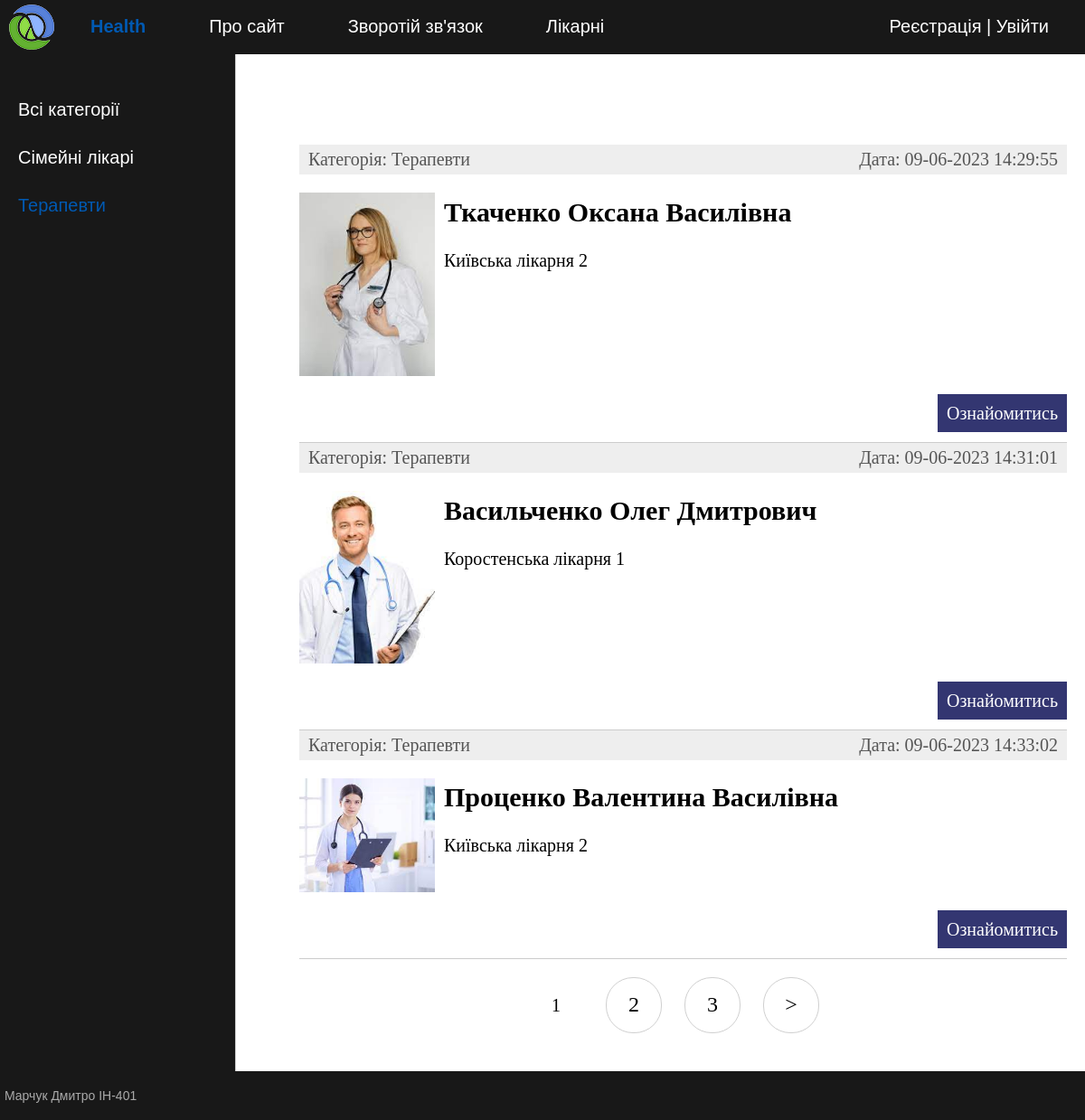
Screenshot of /category/child/ with the database file from the repository.
### doctors/models.py (models this page shows, shortened)
class Category(models.Model):
    name = models.CharField(max_length=100, db_index=True, verbose_name="Категорія")
    slug = models.SlugField(max_length=255, unique=True, db_index=True, verbose_name="URL")
    def __str__(self):
        return self.name
    def get_absolute_url(self):
        return reverse('category', kwargs={'cat_slug': self.slug})
    class Meta:
        verbose_name = 'Категорія'
        verbose_name_plural = 'Категорії'
        ordering = ['id']

class Doctors(models.Model):
    title = models.CharField(max_length=255, verbose_name="Заголовок")
    slug = models.SlugField(max_length=255, unique=True, db_index=True, verbose_name="URL")
    content = models.TextField(blank=True, verbose_name="Текст")
    photo = models.ImageField(upload_to="photos/%Y/%m/%d/", verbose_name="Фото")
    time_create = models.DateTimeField(auto_now_add=True, verbose_name="Час створення")
    time_update = models.DateTimeField(auto_now=True, verbose_name="Час зміни")
    is_published = models.BooleanField(default=True, verbose_name="Публікація")
    cat = models.ForeignKey('Category', on_delete=models.PROTECT, verbose_name="Категорії")
    def get_absolute_url(self):
        return reverse('post', kwargs={'post_slug': self.slug})
    class Meta:
        verbose_name = 'Лікарі'
        verbose_name_plural = 'Лікарі'
        ordering = ['id']

### doctors/views.py (the view)
# urls.py: path('category/<slug:cat_slug>/', DoctorsCategory.as_view(), name='category'),
class DoctorsCategory(DataMixin, ListView):
    model = Doctors
    template_name = 'doctors/index.html'
    context_object_name = 'posts'
    allow_empty = False
    def get_queryset(self):
        return Doctors.objects.filter(cat__slug=self.kwargs['cat_slug'], is_published=True).select_related('cat')
    def get_context_data(self, *, object_list=None, **kwargs):
        context = super().get_context_data(**kwargs)
        c_def = self.get_user_context(title='Категорія - ' + str(context['posts'][0].cat),
                                      cat_selected=context['posts'][0].cat_id)
        return dict(list(context.items()) + list(c_def.items()))

### doctors/templatetags/doctors_tags.py (called while the page is built)
@register.inclusion_tag('doctors/list_categories.html')
def show_categories(sort=None, cat_selected=0):
    if not sort:
        cats = Category.objects.all()
    else:
        cats = Category.objects.order_by(sort)
    return {"cats": cats, "cat_selected": cat_selected}

### doctors/utils.py (called while the page is built)
    def get_user_context(self, **kwargs):
        context = kwargs
        cats = Category.objects.annotate(Count('doctors'))
        user_menu = menu.copy()
        if not self.request.user.is_authenticated:
            user_menu.pop(1)
        context['menu'] = user_menu
        context['cats'] = cats
        if 'cat_selected' not in context:
            context['cat_selected'] = 0
        return context

### doctors/templates/doctors/index.html (shortened to what this page needs)
{% extends 'doctors/base.html' %}
{% block content %}
<ul class="list-articles">
	{% for p in posts %}
			<li><div class="article-panel">
				<p class="first">Категорія: {{p.cat}}</p>
				<p class="last">Дата: {{p.time_update|date:"d-m-Y H:i:s"}}</p>
			</div>
				{% if p.photo %}
					<p><img class="img-article-left thumb" src="{{p.photo.url}}" ></p>
				{% endif %}
				<h2>{{p.title}}</h2>
		{% autoescape on %}
		{{p.content|linebreaks|truncatewords:50}}
		{% endautoescape %}
				<p class="link-read-post"><a href="{{ p.get_absolute_url }}">Ознайомитись</a></p>
				</li>
	{% endfor %}
</ul>
{% endblock %}

### doctors/templates/doctors/list_categories.html
{% for c in cats %}
	{% if c.pk == cat_selected %}
		<li class="selected">{{c.name}}</li>
	{% else %}
		<li><a href="{{ c.get_absolute_url }}">{{c.name}}</a></li>
	{% endif %}
{% endfor %}

### doctors/static/doctors/css/styles.css (style rules this page uses)
html, body { font-family: 'Arial'; margin: 0; padding: 0; height: 100%; width: 100%; color: #444; }
a { color: #0059b2; text-decoration: none; }
img { max-width: 600px; height: auto; }
img.img-article-left { max-width: 300px; height: auto; float: left; padding: 0 10px 10px 0; }
img.img-article-left.thumb { max-width: 150px; height: auto; }
p.link-read-post { text-align: right; }
p.link-read-post a { padding: 10px; min-width: 100px; background: #333671; color: #fff; text-decoration: none; }
div.article-panel { background: #eee; padding: 5px 10px 5px 10px; box-sizing: border-box; overflow: hidden; color: #555; }
div.article-panel p.first { margin: 0; float: left; }
div.article-panel p.last { margin: 0; float: right; }
ul.list-articles { list-style: none; margin: 0; padding: 0; }
ul.list-articles li { border-bottom: 1px solid #ccc; }
.left-chapters ul li { margin: 30px 0 0 0; color: #999; }
.left-chapters ul li.selected { color: #0059b2; }
.left-chapters ul li a { color: #fff; text-decoration: none; }

### rows the page displays
Category: name "Сімейні лікарі"
Category: name "Терапевти"
Doctors: cat "Терапевти", time_update "09-06-2023 14:29:55", photo (picture), title "Ткаченко Оксана Василівна", content "Київська лікарня 2"
Doctors: cat "Терапевти", time_update "09-06-2023 14:31:01", photo (picture), title "Васильченко Олег Дмитрович", content "Коростенська лікарня 1"
Doctors: cat "Терапевти", time_update "09-06-2023 14:33:02", photo (picture), title "Проценко Валентина Василівна", content "Київська лікарня 2"

### other values shown
{{ m.title }} "Про сайт" "Зворотій зв'язок" "Лікарні"
{{ p }} "1"
{{ p }} "2" "3"
